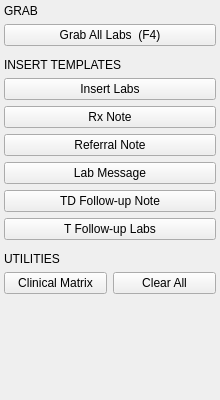
<?xml version="1.0" encoding="UTF-8"?>
<ui version="4.0">
 <class>TDeficiencyActions</class>
 <widget class="QWidget" name="TDeficiencyActions">
  <property name="geometry">
   <rect><x>0</x><y>0</y><width>220</width><height>400</height></rect>
  </property>
  <layout class="QVBoxLayout" name="mainLayout">
   <property name="leftMargin"><number>4</number></property>
   <property name="topMargin"><number>4</number></property>
   <property name="rightMargin"><number>4</number></property>
   <property name="bottomMargin"><number>4</number></property>
   <property name="spacing"><number>6</number></property>
   <item>
    <widget class="QLabel" name="lbl_grab_section">
     <property name="text"><string>GRAB</string></property>
    </widget>
   </item>
   <item>
    <widget class="ActionButton" name="btn_grab">
     <property name="text"><string>Grab All Labs  (F4)</string></property>
    </widget>
   </item>
   <item>
    <widget class="QWidget" name="separator1">
     <property name="maximumSize"><size><width>16777215</width><height>1</height></size></property>
     <property name="styleSheet"><string>background-color: #2e4066;</string></property>
    </widget>
   </item>
   <item>
    <widget class="QLabel" name="lbl_templates_section">
     <property name="text"><string>INSERT TEMPLATES</string></property>
    </widget>
   </item>
   <item>
    <widget class="ActionButton" name="btn_insert_labs">
     <property name="text"><string>Insert Labs</string></property>
    </widget>
   </item>
   <item>
    <widget class="ActionButton" name="btn_rx_note">
     <property name="text"><string>Rx Note</string></property>
    </widget>
   </item>
   <item>
    <widget class="ActionButton" name="btn_referral">
     <property name="text"><string>Referral Note</string></property>
    </widget>
   </item>
   <item>
    <widget class="ActionButton" name="btn_lab_message">
     <property name="text"><string>Lab Message</string></property>
    </widget>
   </item>
   <item>
    <widget class="ActionButton" name="btn_td_followup">
     <property name="text"><string>TD Follow-up Note</string></property>
    </widget>
   </item>
   <item>
    <widget class="ActionButton" name="btn_td_followup_labs">
     <property name="text"><string>T Follow-up Labs</string></property>
    </widget>
   </item>
   <item>
    <widget class="QWidget" name="separator2">
     <property name="maximumSize"><size><width>16777215</width><height>1</height></size></property>
     <property name="styleSheet"><string>background-color: #2e4066;</string></property>
    </widget>
   </item>
   <item>
    <widget class="QLabel" name="lbl_utilities_section">
     <property name="text"><string>UTILITIES</string></property>
    </widget>
   </item>
   <item>
    <layout class="QHBoxLayout" name="utilityLayout">
     <property name="spacing"><number>6</number></property>
     <item>
      <widget class="ActionButton" name="btn_clinical_matrix">
       <property name="text"><string>Clinical Matrix</string></property>
      </widget>
     </item>
     <item>
      <widget class="ActionButton" name="btn_clear">
       <property name="text"><string>Clear All</string></property>
      </widget>
     </item>
    </layout>
   </item>
   <item>
    <spacer name="bottomSpacer"><property name="orientation"><enum>Qt::Vertical</enum></property><property name="sizeHint" stdset="0"><size><width>20</width><height>40</height></size></property></spacer>
   </item>
  </layout>
 </widget>
 <customwidgets>
  <customwidget>
   <class>ActionButton</class>
   <extends>QPushButton</extends>
   <header>emr_assist.ui.widgets</header>
  </customwidget>
 </customwidgets>
 <resources/>
 <connections/>
</ui>
